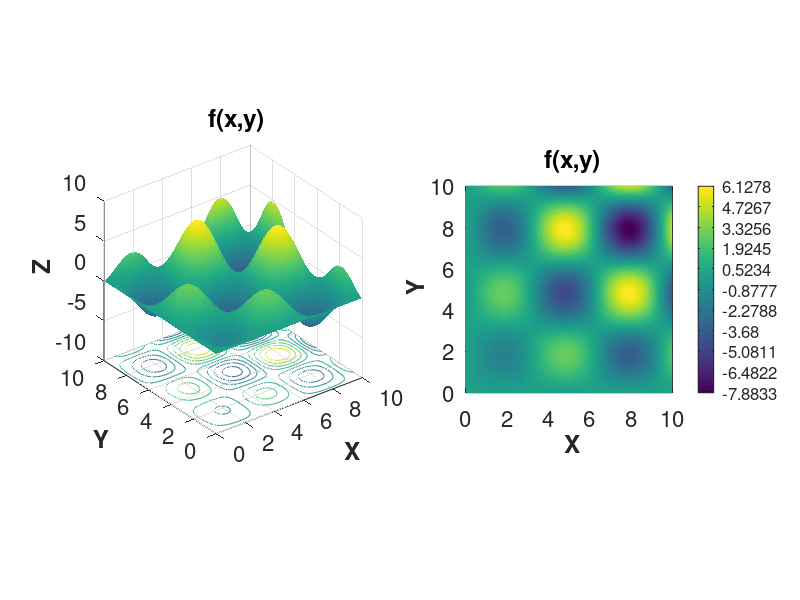

Write the MATLAB code that produced this figure.
% ESTE SCRIPT GRAFICA LA FUNCIÓN DE INTERÉS OTENIDA DEL SIGUIENTE ARTÍCULO:

% Jamil, M., & Yang, X. S. (2013). A literature survey of benchmark functions for global
% optimisation problems. International Journal of Mathematical Modelling and
% Numerical Optimisation, 4(2), 150-194

clear;
close all;
clc;

%Definiendo el espacio de búsqueda (Dado en el artículo )
x1min=0; x1max=10;
x2min=0; x2max=10;

%Discretizando 
deltaxx=0.1;
x1r=x1min:deltaxx:x1max;
x2r=x2min:deltaxx:x2max;

% Malla de valores en X y Y para evaluar la función:
[X,X2] = meshgrid(x1r,x2r);

%Función ALPINE 2 modificada para hallar el mínimo (multiplicada por -1).
Z= -1.0* X.^(1/2).* sin(X) .* X2.^(1/2).* sin(X2);
 
 
%REALIZANDO LA GRÁFICA
%figure(1)
h = figure();
subplot(1,2,1)
surfc(X,X2,Z)
grid on, title('\bf f(x,y)'); shading interp;
xlabel('\bf X'), ylabel('\bf Y'), zlabel('\bf Z');
minz=min(min(Z));
maxz=max(max(Z));
axis([x1min x1max x2min x2max]);
set(gca, 'FontSize', 16)
axis('square')

subplot(1,2,2)
pcolor(X,X2,Z);
grid on, title('\bf f(x,y)'); shading interp;
xlabel('\bf X'), ylabel('\bf Y'), zlabel('\bf Z');
axis([x1min x1max x2min x2max ]);

escala=linspace(min(min(Z)), max(max(Z)) ,11);
colorbar("yticklabel", escala,'ytick', escala, 'Fontsize', 12);
set(gca, 'FontSize', 16)
axis('square')

%figure(2)
%surface(X,X2,Z),shading interp;
